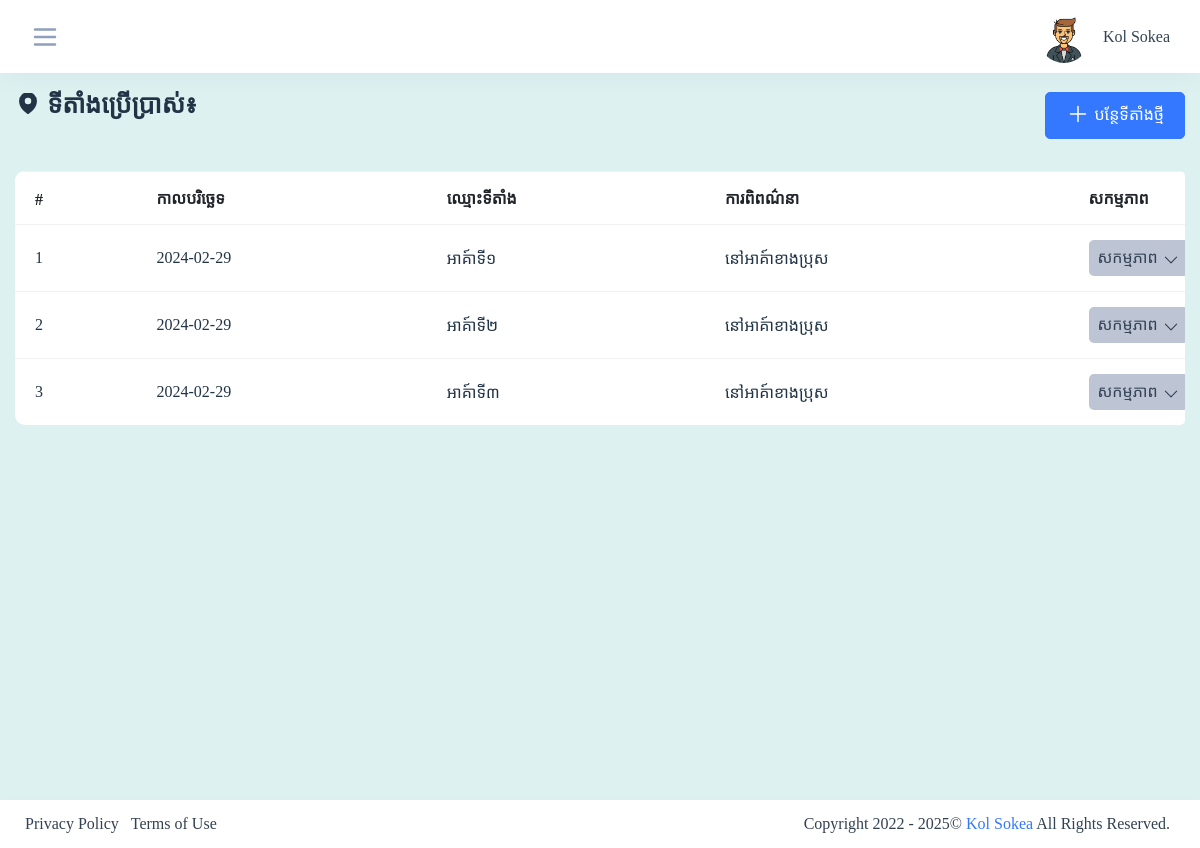
Screenshot of /admin/form_location.php (signed in) with the database file from the repository.
### tables this page shows
CREATE TABLE `tbl_userprofiles` (
  `usf_id` int(5) NOT NULL,
  `usf_us_id` int(5) NOT NULL,
  `usf_firstname` varchar(50) DEFAULT NULL,
  `usf_lastname` varchar(50) DEFAULT NULL,
  `usf_gender` int(5) DEFAULT NULL,
  `usf_dob` date DEFAULT NULL,
  `usf_phone` varchar(50) DEFAULT NULL,
  `usf_image` varchar(50) DEFAULT NULL,
  `usf_address` varchar(50) DEFAULT NULL,
  `usf_created_date` datetime DEFAULT NULL
);

CREATE TABLE `tbl_location` (
  `location_id` int(5) NOT NULL,
  `location_name` varchar(50) DEFAULT NULL,
  `location_dsc` varchar(255) NOT NULL,
  `location_type` tinyint(1) DEFAULT NULL,
  `location_status` tinyint(1) NOT NULL,
  `location_date` date NOT NULL
);

### admin/form_location.php (the view, shortened to what this page needs)
<?php
 include("../config/connection.php");
 include("main_header.php");
?>
<form>
    <div class="container-fluid">
        <div class="row">
            <div class="col-lg-12">
                <div class="d-flex flex-wrap align-items-center justify-content-between mb-4">
                    <div>
                        <h4 class="mb-3">
                            ទីតាំងប្រើប្រាស់៖
                        </h4>
                    </div>
                    <a href="#" id="btnAddUser" class="btn btn-primary add-list" data-toggle="modal" data-target=".exampleModal" onclick="addStocks(1)">
                    បន្ថែទីតាំងថ្មី
                    </a>
                </div>
            </div>
            <div class="col-lg-12">
                <div class="table-responsive rounded mb-3">
                    <table class="data-table table mb-0 tbl-server-info" style="background-color: White; border-radius: 10px; width: 176vh;">
                        <thead class="bg-white text-uppercase" id="tableIteme">
                            <tr class="" style="background-color: White;">
                                <th>#</th>
                                <th>កាលបរិច្ឆេទ </th>
                                <th>ឈ្មោះទីតាំង</th>
                                <th>ការពិពណ៌នា</th>
                                <th>សកម្មភាព</th>
                            </tr>
                        </thead>
                        <tbody class="ligth-body">
                        <?php
                            $num = 0;
                            $query ="SELECT * FROM tbl_location WHERE location_type = '1' AND location_status = '1'";
                            $query_run = mysqli_query($conn, $query);
                            if(mysqli_num_rows($query_run) > 0)
                            {
                                foreach($query_run as $row)
                                {
                                ?>
                                <tr>
                                    <td><?=$num+=1;?></td>
                                    <td><?=$row['location_date'];?></td>
                                    <td><?=$row['location_name'];?></td>
                                    <td><?=$row['location_dsc'];?></td>
                                    <td>
                                        <div class="card-header-toolbar d-flex align-items-center" data-toggle="modal" data-target="#exampleModal">
                                            <span class="dropdown-toggle dropdown-bg btn" id="dropdownMenuButton001" data-toggle="dropdown" aria-expanded="true" style="background-color: #bdc4d4; width: 100px; height: inherit; padding: 5px; font-size: 16px;">
                                            សកម្មភាព
                                                <svg style="width: 18px;" xmlns="http://www.w3.org/2000/svg" fill="none" viewBox="0 0 24 24" stroke-width="1.5" stroke="currentColor" class="w-6 h-6">
                                                <path stroke-linecap="round" stroke-linejoin="round" d="m19.5 8.25-7.5 7.5-7.5-7.5" />
                                                </svg>
                                            </span>
                                        </div>
                                    </td>
                                </tr>
                                <?php
                                }
                            }
                        ?>
                        </tbody>
                    </table>
                </div>
            </div>
        </div>
    </div>
</form>
</div>
<?php
 include("main_foother.php");
?>

### admin/main_header.php (shortened to what this page needs)
<?php
include("../config/connection.php");
?>
<!doctype html>
<html lang="en">
  <head>
      <link rel="stylesheet" href="../assets/css/backend-plugin.min.css">
      <link rel="stylesheet" href="../assets/css/backend.css?v=1.0.0">
      <link rel="stylesheet" href="../assets/css/mystyle.css">
    </head>
      <body class="  ">
    <div class="wrapper">
       <div class="iq-top-navbar">
          <div class="iq-navbar-custom">
              <nav class="navbar navbar-expand-lg navbar-light p-0">
                  <div class="side-menu-bt-sidebar">
                      <svg xmlns="http://www.w3.org/2000/svg" class="text-secondary wrapper-menu" width="30" fill="none" viewBox="0 0 24 24" stroke="currentColor">
                      <path stroke-linecap="round" stroke-linejoin="round" stroke-width="2" d="M4 6h16M4 12h16M4 18h16" />
                      </svg>
                  </div>
                  <div class="d-flex align-items-center">
                      <div class="collapse navbar-collapse" id="navbarSupportedContent">
                          <ul class="navbar-nav ml-auto navbar-list align-items-center">
                              <li class="nav-item nav-icon dropdown">
                                  <a href="#" class="nav-item nav-icon dropdown-toggle pr-0 search-toggle" id="dropdownMenuButton" data-toggle="dropdown" aria-haspopup="true" aria-expanded="false" >
                                      <img src="../assets/images/user
                                      <?php
                                        $usfId = $_SESSION['PROFILEID'];
                                        $sql = "SELECT usf_image FROM tbl_userprofiles WHERE usf_us_id = $usfId";
                                            $result = $conn->query($sql);
                                            if ($result) {
                                                $itemInrqs = $result->fetch_assoc();
                                                echo "/".$itemInrqs['usf_image'];
                                            }
                                        ?>
                                      " class="img-fluid avatar-rounded" alt="user">
                                      <span id="user" class="mb-0 ml-2 user-name text-capitalize"><?= $_SESSION['USER']; ?></span>
                                  </a>
                              </li>
                          </ul>
                      </div>
                  </div>
              </nav>
          </div>
      </div>
      <div class="content-page" style="martgin: 0px; padding: 90px 0 0; background-color: #def1f1;">

### admin/main_header.php (style rules this page uses)
body, h4, button, a { font-family: 'Khmer OS System'; }
.btn { font-family: 'Khmer OS System'; }

### rows the page displays
tbl_userprofiles: usf_image (picture)
tbl_location: num "1", location_date "2024-02-29", location_name "អាគ៍ាទី១", location_dsc "នៅអាគ៍ាខាងប្រុស"
tbl_location: num "2", location_date "2024-02-29", location_name "អាគ៍ាទី២", location_dsc "នៅអាគ៍ាខាងប្រុស"
tbl_location: num "3", location_date "2024-02-29", location_name "អាគ៍ាទី៣", location_dsc "នៅអាគ៍ាខាងប្រុស"

### other values shown
$_SESSION['USER'] "Kol Sokea"
